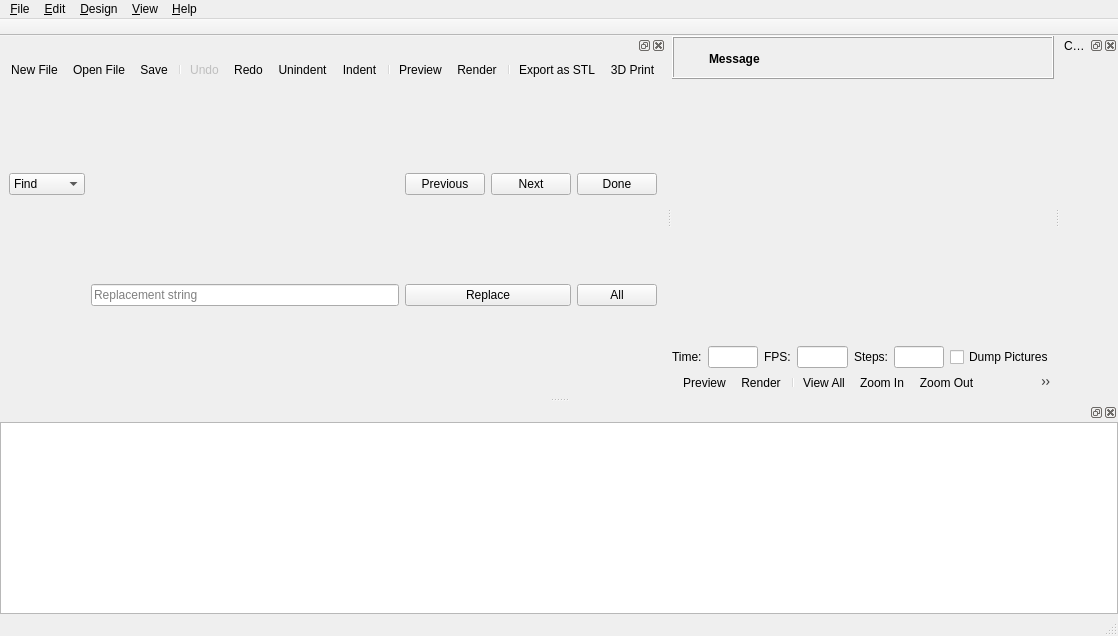
<?xml version="1.0" encoding="UTF-8"?>
<ui version="4.0">
 <class>MainWindow</class>
 <widget class="QMainWindow" name="MainWindow">
  <property name="geometry">
   <rect>
    <x>0</x>
    <y>0</y>
    <width>1118</width>
    <height>636</height>
   </rect>
  </property>
  <widget class="QWidget" name="centralwidget">
   <layout class="QVBoxLayout" name="verticalLayout_2">
    <property name="spacing">
     <number>0</number>
    </property>
    <property name="leftMargin">
     <number>0</number>
    </property>
    <property name="topMargin">
     <number>0</number>
    </property>
    <property name="rightMargin">
     <number>0</number>
    </property>
    <property name="bottomMargin">
     <number>0</number>
    </property>
    <item>
     <widget class="QWidget" name="mainWidget" native="true">
      <property name="sizePolicy">
       <sizepolicy hsizetype="Expanding" vsizetype="Expanding">
        <horstretch>0</horstretch>
        <verstretch>0</verstretch>
       </sizepolicy>
      </property>
      <layout class="QVBoxLayout" name="verticalLayout_3">
       <property name="spacing">
        <number>0</number>
       </property>
       <property name="leftMargin">
        <number>0</number>
       </property>
       <property name="topMargin">
        <number>0</number>
       </property>
       <property name="rightMargin">
        <number>0</number>
       </property>
       <property name="bottomMargin">
        <number>0</number>
       </property>
       <item>
        <widget class="QFrame" name="frameCompileResult">
         <property name="frameShape">
          <enum>QFrame::Box</enum>
         </property>
         <property name="frameShadow">
          <enum>QFrame::Raised</enum>
         </property>
         <layout class="QGridLayout" name="gridLayoutCompileResult">
          <property name="leftMargin">
           <number>6</number>
          </property>
          <property name="topMargin">
           <number>6</number>
          </property>
          <property name="rightMargin">
           <number>6</number>
          </property>
          <property name="bottomMargin">
           <number>4</number>
          </property>
          <property name="horizontalSpacing">
           <number>4</number>
          </property>
          <item row="0" column="1">
           <widget class="QLabel" name="labelCompileResultMessage">
            <property name="sizePolicy">
             <sizepolicy hsizetype="Preferred" vsizetype="Preferred">
              <horstretch>1</horstretch>
              <verstretch>0</verstretch>
             </sizepolicy>
            </property>
            <property name="font">
             <font>
              <weight>75</weight>
              <bold>true</bold>
             </font>
            </property>
            <property name="text">
             <string>Message</string>
            </property>
            <property name="wordWrap">
             <bool>true</bool>
            </property>
           </widget>
          </item>
          <item row="0" column="2">
           <widget class="QToolButton" name="toolButtonCompileResultClose">
            <property name="styleSheet">
             <string notr="true"/>
            </property>
            <property name="text">
             <string/>
            </property>
            <property name="icon">
             <iconset resource="../openscad.qrc">
              <normaloff>:/icons/close.png</normaloff>:/icons/close.png</iconset>
            </property>
            <property name="iconSize">
             <size>
              <width>22</width>
              <height>22</height>
             </size>
            </property>
            <property name="toolButtonStyle">
             <enum>Qt::ToolButtonIconOnly</enum>
            </property>
            <property name="autoRaise">
             <bool>true</bool>
            </property>
           </widget>
          </item>
          <item row="0" column="0">
           <widget class="QToolButton" name="toolButtonCompileResultIcon">
            <property name="styleSheet">
             <string notr="true">QToolButton { border: none; }</string>
            </property>
            <property name="text">
             <string/>
            </property>
            <property name="icon">
             <iconset resource="../openscad.qrc">
              <normaloff>:/icons/information-icons-error.png</normaloff>:/icons/information-icons-error.png</iconset>
            </property>
            <property name="iconSize">
             <size>
              <width>22</width>
              <height>22</height>
             </size>
            </property>
            <property name="autoRaise">
             <bool>false</bool>
            </property>
           </widget>
          </item>
         </layout>
        </widget>
       </item>
       <item>
        <widget class="QGLView" name="qglview" native="true">
         <property name="sizePolicy">
          <sizepolicy hsizetype="Expanding" vsizetype="Expanding">
           <horstretch>0</horstretch>
           <verstretch>0</verstretch>
          </sizepolicy>
         </property>
         <property name="minimumSize">
          <size>
           <width>200</width>
           <height>100</height>
          </size>
         </property>
         <property name="focusPolicy">
           <enum>Qt::ClickFocus</enum>
         </property>
        </widget>
       </item>
       <item>
        <widget class="QFrame" name="animate_panel">
         <property name="enabled">
          <bool>true</bool>
         </property>
         <property name="frameShape">
          <enum>QFrame::NoFrame</enum>
         </property>
         <property name="frameShadow">
          <enum>QFrame::Raised</enum>
         </property>
         <property name="lineWidth">
          <number>0</number>
         </property>
         <layout class="QHBoxLayout" name="horizontalLayoutAnimate">
          <property name="leftMargin">
           <number>0</number>
          </property>
          <property name="topMargin">
           <number>0</number>
          </property>
          <property name="rightMargin">
           <number>0</number>
          </property>
          <property name="bottomMargin">
           <number>0</number>
          </property>
          <item>
           <widget class="QLabel" name="label_time">
            <property name="text">
             <string>Time:</string>
            </property>
           </widget>
          </item>
          <item>
           <widget class="QLineEdit" name="e_tval"/>
          </item>
          <item>
           <widget class="QLabel" name="label_fps">
            <property name="text">
             <string>FPS:</string>
            </property>
           </widget>
          </item>
          <item>
           <widget class="QLineEdit" name="e_fps"/>
          </item>
          <item>
           <widget class="QLabel" name="label_steps">
            <property name="text">
             <string>Steps:</string>
            </property>
           </widget>
          </item>
          <item>
           <widget class="QLineEdit" name="e_fsteps"/>
          </item>
          <item>
           <widget class="QCheckBox" name="e_dump">
            <property name="text">
             <string>Dump Pictures</string>
            </property>
           </widget>
          </item>
         </layout>
        </widget>
       </item>
       <item>
        <widget class="QToolBar" name="viewerToolBar">
         <addaction name="designActionPreview"/>
         <addaction name="designActionRender"/>
         <addaction name="separator"/>
         <addaction name="viewActionViewAll"/>
         <addaction name="viewActionZoomIn"/>
         <addaction name="viewActionZoomOut"/>
         <addaction name="viewActionResetView"/>
         <addaction name="separator"/>
         <addaction name="viewActionRight"/>
         <addaction name="viewActionTop"/>
         <addaction name="viewActionBottom"/>
         <addaction name="viewActionLeft"/>
         <addaction name="viewActionFront"/>
         <addaction name="viewActionBack"/>
         <addaction name="separator"/>
         <addaction name="viewActionPerspective"/>
         <addaction name="viewActionOrthogonal"/>
         <addaction name="separator"/>
         <addaction name="viewActionShowAxes"/>
         <addaction name="viewActionShowScaleProportional"/>
         <addaction name="viewActionShowEdges"/>
        </widget>
       </item>
      </layout>
      <zorder>animate_panel</zorder>
      <zorder>qglview</zorder>
      <zorder>viewerToolBar</zorder>
      <zorder>frameCompileResult</zorder>
     </widget>
    </item>
   </layout>
  </widget>
  <widget class="QMenuBar" name="menubar">
   <property name="geometry">
    <rect>
     <x>0</x>
     <y>0</y>
     <width>1118</width>
     <height>22</height>
    </rect>
   </property>
   <widget class="QMenu" name="menu_File">
    <property name="title">
     <string>&amp;File</string>
    </property>
    <widget class="QMenu" name="menuOpenRecent">
     <property name="title">
      <string>Recen&amp;t Files</string>
     </property>
    </widget>
    <widget class="QMenu" name="menuExamples">
     <property name="title">
      <string>&amp;Examples</string>
     </property>
    </widget>
    <widget class="QMenu" name="menuExport">
     <property name="title">
      <string>E&amp;xport</string>
     </property>
     <addaction name="fileActionExportSTL"/>
     <addaction name="fileActionExportOFF"/>
     <addaction name="fileActionExportAMF"/>
     <addaction name="fileActionExport3MF"/>
     <addaction name="fileActionExportDXF"/>
     <addaction name="fileActionExportSVG"/>
     <addaction name="fileActionExportCSG"/>
     <addaction name="separator"/>
     <addaction name="fileActionExportImage"/>
    </widget>
    <addaction name="fileActionNew"/>
    <addaction name="fileActionOpen"/>
    <addaction name="menuOpenRecent"/>
    <addaction name="menuExamples"/>
    <addaction name="fileActionReload"/>
    <addaction name="separator"/>
    <addaction name="fileActionNewWindow"/>
    <addaction name="fileActionOpenWindow"/>
    <addaction name="fileActionClose"/>
    <addaction name="separator"/>
    <addaction name="fileActionSave"/>
    <addaction name="fileActionSaveAs"/>
    <addaction name="fileActionSaveAll"/>
    <addaction name="separator"/>
    <addaction name="menuExport"/>
    <addaction name="separator"/>
    <addaction name="fileShowLibraryFolder"/>
    <addaction name="separator"/>
    <addaction name="fileActionQuit"/>
   </widget>
   <widget class="QMenu" name="menu_Edit">
    <property name="title">
     <string>&amp;Edit</string>
    </property>
    <addaction name="editActionUndo"/>
    <addaction name="editActionRedo"/>
    <addaction name="separator"/>
    <addaction name="editActionCut"/>
    <addaction name="editActionCopy"/>
    <addaction name="editActionPaste"/>
    <addaction name="separator"/>
    <addaction name="editActionIndent"/>
    <addaction name="editActionUnindent"/>
    <addaction name="editActionComment"/>
    <addaction name="editActionUncomment"/>
    <addaction name="editActionConvertTabsToSpaces"/>
    <addaction name="editActionToggleBookmark"/>
    <addaction name="editActionNextBookmark"/>
    <addaction name="editActionPrevBookmark"/>
    <addaction name="separator"/>
    <addaction name="editActionNextTab"/>
    <addaction name="editActionPrevTab"/>
    <addaction name="separator"/>
    <addaction name="editActionCopyViewport"/>
    <addaction name="editActionCopyVPT"/>
    <addaction name="editActionCopyVPR"/>
    <addaction name="editActionCopyVPD"/>
    <addaction name="separator"/>
    <addaction name="editActionFind"/>
    <addaction name="editActionFindAndReplace"/>
    <addaction name="editActionFindNext"/>
    <addaction name="editActionFindPrevious"/>
    <addaction name="editActionUseSelectionForFind"/>
    <addaction name="separator"/>
    <addaction name="editActionJumpToNextError"/>
    <addaction name="separator"/>
    <addaction name="editActionZoomTextIn"/>
    <addaction name="editActionZoomTextOut"/>
    <addaction name="editActionPreferences"/>
   </widget>
   <widget class="QMenu" name="menu_Design">
    <property name="title">
     <string>&amp;Design</string>
    </property>
    <addaction name="designActionAutoReload"/>
    <addaction name="designActionReloadAndPreview"/>
    <addaction name="designActionPreview"/>
    <addaction name="designActionRender"/>
    <addaction name="designAction3DPrint"/>
    <addaction name="separator"/>
    <addaction name="designCheckValidity"/>
    <addaction name="designActionDisplayAST"/>
    <addaction name="designActionDisplayCSGTree"/>
    <addaction name="designActionDisplayCSGProducts"/>
    <addaction name="separator"/>
    <addaction name="designActionFlushCaches"/>
   </widget>
   <widget class="QMenu" name="menu_View">
    <property name="title">
     <string>&amp;View</string>
    </property>
    <addaction name="viewActionPreview"/>
    <addaction name="viewActionSurfaces"/>
    <addaction name="viewActionWireframe"/>
    <addaction name="viewActionThrownTogether"/>
    <addaction name="separator"/>
    <addaction name="viewActionShowEdges"/>
    <addaction name="viewActionShowAxes"/>
    <addaction name="viewActionShowScaleProportional"/>
    <addaction name="viewActionShowCrosshairs"/>
    <addaction name="viewActionAnimate"/>
    <addaction name="separator"/>
    <addaction name="viewActionTop"/>
    <addaction name="viewActionBottom"/>
    <addaction name="viewActionLeft"/>
    <addaction name="viewActionRight"/>
    <addaction name="viewActionFront"/>
    <addaction name="viewActionBack"/>
    <addaction name="viewActionDiagonal"/>
    <addaction name="viewActionCenter"/>
    <addaction name="viewActionViewAll"/>
    <addaction name="viewActionResetView"/>
    <addaction name="separator"/>
    <addaction name="viewActionZoomIn"/>
    <addaction name="viewActionZoomOut"/>
    <addaction name="separator"/>
    <addaction name="viewActionPerspective"/>
    <addaction name="viewActionOrthogonal"/>
    <addaction name="separator"/>
    <addaction name="viewActionHideEditorToolBar"/>
    <addaction name="viewActionHide3DViewToolBar"/>
    <addaction name="viewActionHideEditor"/>
    <addaction name="viewActionHideConsole"/>
    <addaction name="viewActionHideParameters"/>
   </widget>
   <widget class="QMenu" name="menuHelp">
    <property name="title">
     <string>&amp;Help</string>
    </property>
    <addaction name="helpActionAbout"/>
    <addaction name="helpActionHomepage"/>
    <addaction name="helpActionManual"/>
    <addaction name="helpActionCheatSheet"/>
    <addaction name="helpActionLibraryInfo"/>
    <addaction name="helpActionFontInfo"/>
   </widget>
   <addaction name="menu_File"/>
   <addaction name="menu_Edit"/>
   <addaction name="menu_Design"/>
   <addaction name="menu_View"/>
   <addaction name="menuHelp"/>
  </widget>
  <widget class="QToolBar" name="tabToolBar">
    <property name="windowTitle">
    <string>Tabs</string>
   </property>
   <property name="movable">
    <bool>false</bool>
   </property>
   <property name="floatable">
    <bool>false</bool>
   </property>
   <attribute name="toolBarArea">
    <enum>TopToolBarArea</enum>
   </attribute>
   <attribute name="toolBarBreak">
    <bool>false</bool>
   </attribute>
   <widget class="QWidget" name="tabToolBarContents">
    <property name="sizePolicy">
     <sizepolicy hsizetype="Expanding" vsizetype="Expanding">
      <horstretch>0</horstretch>
      <verstretch>0</verstretch>
     </sizepolicy>
    </property>
    <layout class="QVBoxLayout" name="verticalLayout_1">
     <property name="spacing">
      <number>0</number>
     </property>
     <property name="leftMargin">
      <number>0</number>
     </property>
     <property name="topMargin">
      <number>0</number>
     </property>
     <property name="rightMargin">
      <number>0</number>
     </property>
     <property name="bottomMargin">
      <number>0</number>
     </property>
   </layout>
   </widget>
  </widget>
  <widget class="QStatusBar" name="statusbar">
   <property name="maximumSize">
    <size>
     <width>16777215</width>
     <height>23</height>
    </size>
   </property>
  </widget>
  <widget class="Dock" name="editorDock">
   <attribute name="dockWidgetArea">
    <number>1</number>
   </attribute>
   <widget class="QWidget" name="editorDockContents">
    <layout class="QVBoxLayout" name="verticalLayout">
     <property name="spacing">
      <number>0</number>
     </property>
     <property name="leftMargin">
      <number>0</number>
     </property>
     <property name="topMargin">
      <number>0</number>
     </property>
     <property name="rightMargin">
      <number>0</number>
     </property>
     <property name="bottomMargin">
      <number>0</number>
     </property>
     <item>
      <widget class="QToolBar" name="editortoolbar">
       <addaction name="fileActionNew"/>
       <addaction name="fileActionOpen"/>
       <addaction name="fileActionSave"/>
       <addaction name="separator"/>
       <addaction name="editActionUndo"/>
       <addaction name="editActionRedo"/>
       <addaction name="editActionUnindent"/>
       <addaction name="editActionIndent"/>
       <addaction name="separator"/>
       <addaction name="designActionPreview"/>
       <addaction name="designActionRender"/>
       <addaction name="separator"/>
       <addaction name="fileActionExportSTL"/>
       <addaction name="designAction3DPrint"/>
      </widget>
     </item>
     <item>
      <widget class="QFrame" name="find_panel">
       <property name="enabled">
        <bool>true</bool>
       </property>
       <property name="sizePolicy">
        <sizepolicy hsizetype="Preferred" vsizetype="Minimum">
         <horstretch>0</horstretch>
         <verstretch>0</verstretch>
        </sizepolicy>
       </property>
       <property name="frameShape">
        <enum>QFrame::NoFrame</enum>
       </property>
       <property name="frameShadow">
        <enum>QFrame::Raised</enum>
       </property>
       <property name="lineWidth">
        <number>0</number>
       </property>
       <layout class="QGridLayout" name="gridLayout">
        <property name="topMargin">
         <number>0</number>
        </property>
        <property name="bottomMargin">
         <number>0</number>
        </property>
        <property name="verticalSpacing">
         <number>0</number>
        </property>
        <item row="0" column="0">
         <widget class="QComboBox" name="findTypeComboBox">
          <item>
           <property name="text">
            <string>Find</string>
           </property>
          </item>
          <item>
           <property name="text">
            <string>Replace</string>
           </property>
          </item>
         </widget>
        </item>
        <item row="0" column="1">
         <widget class="QWordSearchField" name="findInputField">
          <property name="placeholderText" stdset="0">
           <string>Search string</string>
          </property>
         </widget>
        </item>
        <item row="0" column="2">
         <widget class="QPushButton" name="findPrevButton">
          <property name="text">
           <string>Previous</string>
          </property>
         </widget>
        </item>
        <item row="0" column="3">
         <widget class="QPushButton" name="findNextButton">
          <property name="text">
           <string>Next</string>
          </property>
         </widget>
        </item>
        <item row="0" column="4">
         <widget class="QPushButton" name="cancelButton">
          <property name="text">
           <string>Done</string>
          </property>
         </widget>
        </item>
        <item row="1" column="1">
         <widget class="QLineEdit" name="replaceInputField">
          <property name="placeholderText">
           <string>Replacement string</string>
          </property>
         </widget>
        </item>
        <item row="1" column="2" colspan="2">
         <widget class="QPushButton" name="replaceButton">
          <property name="text">
           <string>Replace</string>
          </property>
         </widget>
        </item>
        <item row="1" column="4">
         <widget class="QPushButton" name="replaceAllButton">
          <property name="text">
           <string>All</string>
          </property>
         </widget>
        </item>
       </layout>
      </widget>
     </item>
    </layout>
   </widget>
   <addaction name="editActionRedo_2"/>
  </widget>
  <widget class="Dock" name="consoleDock">
   <attribute name="dockWidgetArea">
    <number>8</number>
   </attribute>
   <widget class="QWidget" name="consoleDockContents">
    <layout class="QVBoxLayout" name="verticalLayout_5">
     <property name="leftMargin">
      <number>0</number>
     </property>
     <property name="topMargin">
      <number>0</number>
     </property>
     <property name="rightMargin">
      <number>0</number>
     </property>
     <property name="bottomMargin">
      <number>0</number>
     </property>
     <item>
      <widget class="Console" name="console">
       <property name="minimumSize">
        <size>
         <width>10</width>
         <height>10</height>
        </size>
       </property>
       <property name="focusPolicy">
        <enum>Qt::ClickFocus</enum>
       </property>
       <property name="readOnly">
        <bool>true</bool>
       </property>
      </widget>
     </item>
    </layout>
   </widget>
  </widget>
  <widget class="Dock" name="parameterDock">
   <property name="windowTitle">
    <string>Customizer Widget</string>
   </property>
   <attribute name="dockWidgetArea">
    <number>2</number>
   </attribute>
   <widget class="QWidget" name="dockWidgetContents">
    <layout class="QGridLayout" name="gridLayoutParameterWidget">
     <property name="leftMargin">
      <number>0</number>
     </property>
     <property name="topMargin">
      <number>0</number>
     </property>
     <property name="rightMargin">
      <number>0</number>
     </property>
     <property name="bottomMargin">
      <number>0</number>
     </property>
     <property name="spacing">
      <number>0</number>
     </property>
     <item row="0" column="0">
      <widget class="ParameterWidget" name="parameterWidget" native="true"/>
     </item>
    </layout>
   </widget>
  </widget>
  <action name="fileActionNew">
   <property name="icon">
    <iconset resource="../openscad.qrc">
     <normaloff>:/images/blackNew.png</normaloff>:/images/blackNew.png</iconset>
   </property>
   <property name="text">
    <string>&amp;New File</string>
   </property>
   <property name="shortcut">
    <string>Ctrl+N</string>
   </property>
  </action>
  <action name="fileActionNewWindow">
   <property name="text">
    <string>New Window</string>
   </property>
  </action>
  <action name="fileActionOpen">
   <property name="icon">
    <iconset resource="../openscad.qrc">
     <normaloff>:/images/Open-32.png</normaloff>:/images/Open-32.png</iconset>
   </property>
   <property name="text">
    <string>&amp;Open File</string>
   </property>
   <property name="shortcut">
    <string>Ctrl+O</string>
   </property>
  </action>
  <action name="fileActionOpenWindow">
   <property name="text">
    <string>Open in New Window</string>
   </property>
  </action>
  <action name="fileActionSave">
   <property name="icon">
    <iconset resource="../openscad.qrc">
     <normaloff>:/images/Save-32.png</normaloff>:/images/Save-32.png</iconset>
   </property>
   <property name="text">
    <string>&amp;Save</string>
   </property>
   <property name="shortcut">
    <string>Ctrl+S</string>
   </property>
  </action>
  <action name="fileActionSaveAs">
   <property name="text">
    <string>Save &amp;As...</string>
   </property>
   <property name="shortcut">
    <string>Ctrl+Shift+S</string>
   </property>
  </action>
  <action name="fileActionSaveAll">
   <property name="text">
    <string>Save All</string>
   </property>
  </action>
  <action name="fileActionReload">
   <property name="text">
    <string>&amp;Reload</string>
   </property>
   <property name="shortcut">
    <string>Ctrl+R</string>
   </property>
  </action>
  <action name="fileActionQuit">
   <property name="text">
    <string>&amp;Quit</string>
   </property>
   <property name="shortcut">
    <string>Ctrl+Q</string>
   </property>
   <property name="menuRole">
    <enum>QAction::QuitRole</enum>
   </property>
  </action>
  <action name="editActionUndo">
   <property name="enabled">
    <bool>false</bool>
   </property>
   <property name="icon">
    <iconset resource="../openscad.qrc">
     <normaloff>:/images/Command-Undo-32.png</normaloff>:/images/Command-Undo-32.png</iconset>
   </property>
   <property name="text">
    <string>&amp;Undo</string>
   </property>
   <property name="shortcut">
    <string>Ctrl+Z</string>
   </property>
   <property name="shortcutContext">
    <enum>Qt::WidgetWithChildrenShortcut</enum>
   </property>
  </action>
  <action name="editActionRedo">
   <property name="icon">
    <iconset resource="../openscad.qrc">
     <normaloff>:/images/Command-Redo-32.png</normaloff>:/images/Command-Redo-32.png</iconset>
   </property>
   <property name="text">
    <string>&amp;Redo</string>
   </property>
   <property name="shortcut">
    <string>Ctrl+Shift+Z</string>
   </property>
   <property name="shortcutContext">
    <enum>Qt::WidgetWithChildrenShortcut</enum>
   </property>
  </action>
  <action name="editActionRedo_2">
   <property name="shortcut">
    <string>Ctrl+Y</string>
   </property>
   <property name="shortcutContext">
    <enum>Qt::WidgetWithChildrenShortcut</enum>
   </property>
  </action>
  <action name="editActionCut">
   <property name="text">
    <string>Cu&amp;t</string>
   </property>
   <property name="shortcut">
    <string>Ctrl+X</string>
   </property>
   <property name="shortcutContext">
    <enum>Qt::WidgetWithChildrenShortcut</enum>
   </property>
  </action>
  <action name="editActionCopy">
   <property name="text">
    <string>&amp;Copy</string>
   </property>
   <property name="shortcut">
    <string>Ctrl+C</string>
   </property>
   <property name="shortcutContext">
    <enum>Qt::WidgetWithChildrenShortcut</enum>
   </property>
  </action>
  <action name="editActionPaste">
   <property name="text">
    <string>&amp;Paste</string>
   </property>
   <property name="shortcut">
    <string>Ctrl+V</string>
   </property>
   <property name="shortcutContext">
    <enum>Qt::WidgetWithChildrenShortcut</enum>
   </property>
  </action>
  <action name="editActionIndent">
   <property name="icon">
    <iconset resource="../openscad.qrc">
     <normaloff>:/images/Increase-Indent-32.png</normaloff>:/images/Increase-Indent-32.png</iconset>
   </property>
   <property name="text">
    <string>&amp;Indent</string>
   </property>
   <property name="shortcut">
    <string>Ctrl+I</string>
   </property>
  </action>
  <action name="editActionComment">
   <property name="text">
    <string>C&amp;omment</string>
   </property>
   <property name="shortcut">
    <string>Ctrl+D</string>
   </property>
  </action>
  <action name="editActionUncomment">
   <property name="text">
    <string>Unco&amp;mment</string>
   </property>
   <property name="shortcut">
    <string>Ctrl+Shift+D</string>
   </property>
  </action>
  <action name="editActionNextTab">
   <property name="text">
    <string>Show Next Tab</string>
   </property>
   <property name="shortcut">
    <string>Ctrl+Tab</string>
   </property>
  </action>
  <action name="editActionPrevTab">
   <property name="text">
    <string>Show Previous Tab</string>
   </property>
   <property name="shortcut">
    <string>Ctrl+Shift+Tab</string>
   </property>
  </action>
  <action name="editActionCopyViewport">
   <property name="text">
    <string>Copy viewport ima&amp;ge</string>
   </property>
   <property name="shortcut">
    <string>Ctrl+Shift+C</string>
   </property>
  </action>
  <action name="editActionCopyVPT">
   <property name="text">
    <string>Copy viewport transl&amp;ation</string>
   </property>
   <property name="shortcut">
    <string>Ctrl+T</string>
   </property>
  </action>
  <action name="editActionCopyVPR">
   <property name="text">
    <string>Cop&amp;y viewport rotation</string>
   </property>
  </action>
  <action name="editActionCopyVPD">
   <property name="text">
    <string>Copy vie&amp;wport distance</string>
   </property>
  </action>
  <action name="editActionZoomTextIn">
   <property name="text">
    <string>Increase Font &amp;Size</string>
   </property>
   <property name="shortcut">
    <string>Ctrl++</string>
   </property>
  </action>
  <action name="editActionZoomTextOut">
   <property name="text">
    <string>Decrease Font Si&amp;ze</string>
   </property>
   <property name="shortcut">
    <string>Ctrl+-</string>
   </property>
  </action>
  <action name="viewActionHideEditor">
   <property name="checkable">
    <bool>true</bool>
   </property>
   <property name="text">
    <string>H&amp;ide editor</string>
   </property>
  </action>
  <action name="designActionReloadAndPreview">
   <property name="text">
    <string>&amp;Reload and Preview</string>
   </property>
   <property name="shortcut">
    <string>F4</string>
   </property>
  </action>
  <action name="designActionPreview">
   <property name="icon">
    <iconset resource="../openscad.qrc">
     <normaloff>:/images/preview-32.png</normaloff>:/images/preview-32.png</iconset>
   </property>
   <property name="text">
    <string>&amp;Preview</string>
   </property>
   <property name="shortcut">
    <string>F5</string>
   </property>
  </action>
  <action name="designActionRender">
   <property name="icon">
    <iconset resource="../openscad.qrc">
     <normaloff>:/images/render-32.png</normaloff>:/images/render-32.png</iconset>
   </property>
   <property name="text">
    <string>R&amp;ender</string>
   </property>
   <property name="shortcut">
    <string>F6</string>
   </property>
  </action>
  <action name="designAction3DPrint">
   <property name="icon">
    <iconset resource="../openscad.qrc">
     <normaloff>:/images/3dprint-32.png</normaloff>:/images/3dprint-32.png</iconset>
   </property>
   <property name="text">
    <string>&amp;3D Print</string>
   </property>
   <property name="shortcut">
    <string>F8</string>
   </property>
  </action>
  <action name="designCheckValidity">
   <property name="text">
    <string>&amp;Check Validity</string>
   </property>
  </action>
  <action name="designActionDisplayAST">
   <property name="text">
    <string>Display A&amp;ST...</string>
   </property>
  </action>
  <action name="designActionDisplayCSGTree">
   <property name="text">
    <string>Display CSG &amp;Tree...</string>
   </property>
  </action>
  <action name="designActionDisplayCSGProducts">
   <property name="text">
    <string>Display CSG Pr&amp;oducts...</string>
   </property>
  </action>
  <action name="fileActionExportSTL">
   <property name="icon">
    <iconset resource="../openscad.qrc">
     <normaloff>:/images/STL.png</normaloff>:/images/STL.png</iconset>
   </property>
   <property name="text">
    <string>Export as &amp;STL...</string>
   </property>
   <property name="shortcut">
    <string>F7</string>
   </property>
  </action>
  <action name="fileActionExportOFF">
   <property name="icon">
    <iconset resource="../openscad.qrc">
     <normaloff>:/images/OFF.png</normaloff>:/images/OFF.png</iconset>
   </property>
   <property name="text">
    <string>Export as &amp;OFF...</string>
   </property>
  </action>
  <action name="viewActionPreview">
   <property name="checkable">
    <bool>true</bool>
   </property>
   <property name="text">
    <string>Preview</string>
   </property>
   <property name="shortcut">
    <string>F9</string>
   </property>
  </action>
  <action name="viewActionSurfaces">
   <property name="checkable">
    <bool>true</bool>
   </property>
   <property name="text">
    <string>Surfaces</string>
   </property>
   <property name="shortcut">
    <string>F10</string>
   </property>
  </action>
  <action name="viewActionWireframe">
   <property name="checkable">
    <bool>true</bool>
   </property>
   <property name="text">
    <string>Wireframe</string>
   </property>
   <property name="shortcut">
    <string>F11</string>
   </property>
  </action>
  <action name="viewActionThrownTogether">
   <property name="checkable">
    <bool>true</bool>
   </property>
   <property name="text">
    <string>Thrown Together</string>
   </property>
   <property name="shortcut">
    <string>F12</string>
   </property>
  </action>
  <action name="viewActionShowEdges">
   <property name="checkable">
    <bool>true</bool>
   </property>
   <property name="icon">
    <iconset resource="../openscad.qrc">
     <normaloff>:/images/Rotation-32.png</normaloff>:/images/Rotation-32.png</iconset>
   </property>
   <property name="text">
    <string>Show Edges</string>
   </property>
   <property name="shortcut">
    <string>Ctrl+1</string>
   </property>
  </action>
  <action name="viewActionShowAxes">
   <property name="checkable">
    <bool>true</bool>
   </property>
   <property name="icon">
    <iconset resource="../openscad.qrc">
     <normaloff>:/images/blackaxes.png</normaloff>:/images/blackaxes.png</iconset>
   </property>
   <property name="text">
    <string>Show Axes</string>
   </property>
   <property name="shortcut">
    <string>Ctrl+2</string>
   </property>
  </action>
  <action name="viewActionShowCrosshairs">
   <property name="checkable">
    <bool>true</bool>
   </property>
   <property name="icon">
    <iconset resource="../openscad.qrc">
     <normaloff>:/images/cross.png</normaloff>:/images/cross.png</iconset>
   </property>
   <property name="text">
    <string>Show Crosshairs</string>
   </property>
   <property name="shortcut">
    <string>Ctrl+3</string>
   </property>
  </action>
  <action name="viewActionShowScaleProportional">
   <property name="checkable">
    <bool>true</bool>
   </property>
   <property name="icon">
    <iconset resource="../openscad.qrc">
     <normaloff>:/images/scalemarkers.png</normaloff>:/images/scalemarkers.png</iconset>
   </property>
   <property name="text">
    <string>Show Scale Markers</string>
   </property>
  </action>
  <action name="viewActionAnimate">
   <property name="checkable">
    <bool>true</bool>
   </property>
   <property name="text">
    <string>Animate</string>
   </property>
  </action>
  <action name="viewActionTop">
   <property name="icon">
    <iconset resource="../openscad.qrc">
     <normaloff>:/images/blackUp.png</normaloff>:/images/blackUp.png</iconset>
   </property>
   <property name="text">
    <string>&amp;Top</string>
   </property>
   <property name="shortcut">
    <string>Ctrl+4</string>
   </property>
  </action>
  <action name="viewActionBottom">
   <property name="icon">
    <iconset resource="../openscad.qrc">
     <normaloff>:/images/blackbottom.png</normaloff>:/images/blackbottom.png</iconset>
   </property>
   <property name="text">
    <string>&amp;Bottom</string>
   </property>
   <property name="shortcut">
    <string>Ctrl+5</string>
   </property>
  </action>
  <action name="viewActionLeft">
   <property name="icon">
    <iconset resource="../openscad.qrc">
     <normaloff>:/images/blackleft.png</normaloff>:/images/blackleft.png</iconset>
   </property>
   <property name="text">
    <string>&amp;Left</string>
   </property>
   <property name="shortcut">
    <string>Ctrl+6</string>
   </property>
  </action>
  <action name="viewActionRight">
   <property name="icon">
    <iconset resource="../openscad.qrc">
     <normaloff>:/images/rightright.png</normaloff>:/images/rightright.png</iconset>
   </property>
   <property name="text">
    <string>&amp;Right</string>
   </property>
   <property name="shortcut">
    <string>Ctrl+7</string>
   </property>
  </action>
  <action name="viewActionFront">
   <property name="icon">
    <iconset resource="../openscad.qrc">
     <normaloff>:/images/blackfront.png</normaloff>:/images/blackfront.png</iconset>
   </property>
   <property name="text">
    <string>&amp;Front</string>
   </property>
   <property name="shortcut">
    <string>Ctrl+8</string>
   </property>
  </action>
  <action name="viewActionBack">
   <property name="icon">
    <iconset resource="../openscad.qrc">
     <normaloff>:/images/blackback.png</normaloff>:/images/blackback.png</iconset>
   </property>
   <property name="text">
    <string>Bac&amp;k</string>
   </property>
   <property name="shortcut">
    <string>Ctrl+9</string>
   </property>
  </action>
  <action name="viewActionDiagonal">
   <property name="text">
    <string>&amp;Diagonal</string>
   </property>
   <property name="shortcut">
    <string>Ctrl+0</string>
   </property>
  </action>
  <action name="viewActionCenter">
   <property name="text">
    <string>Ce&amp;nter</string>
   </property>
  </action>
  <action name="viewActionPerspective">
   <property name="checkable">
    <bool>true</bool>
   </property>
   <property name="icon">
    <iconset resource="../openscad.qrc">
     <normaloff>:/images/perspective1.png</normaloff>:/images/perspective1.png</iconset>
   </property>
   <property name="text">
    <string>&amp;Perspective</string>
   </property>
  </action>
  <action name="viewActionOrthogonal">
   <property name="checkable">
    <bool>true</bool>
   </property>
   <property name="icon">
    <iconset resource="../openscad.qrc">
     <normaloff>:/images/orthogonal.png</normaloff>:/images/orthogonal.png</iconset>
   </property>
   <property name="text">
    <string>&amp;Orthogonal</string>
   </property>
  </action>
  <action name="viewActionHideConsole">
   <property name="checkable">
    <bool>true</bool>
   </property>
   <property name="text">
    <string>H&amp;ide console</string>
   </property>
  </action>
  <action name="helpActionAbout">
   <property name="enabled">
    <bool>true</bool>
   </property>
   <property name="text">
    <string>&amp;About</string>
   </property>
   <property name="menuRole">
    <enum>QAction::AboutRole</enum>
   </property>
  </action>
  <action name="helpActionManual">
   <property name="text">
    <string>&amp;Documentation</string>
   </property>
  </action>
  <action name="fileActionClearRecent">
   <property name="text">
    <string>Clear Recent</string>
   </property>
  </action>
  <action name="fileActionExportDXF">
   <property name="icon">
    <iconset resource="../openscad.qrc">
     <normaloff>:/images/DXF.png</normaloff>:/images/DXF.png</iconset>
   </property>
   <property name="text">
    <string>Export as &amp;DXF...</string>
   </property>
  </action>
  <action name="fileActionClose">
   <property name="text">
    <string>&amp;Close</string>
   </property>
   <property name="shortcut">
    <string>Ctrl+W</string>
   </property>
  </action>
  <action name="editActionPreferences">
   <property name="text">
    <string>&amp;Preferences</string>
   </property>
   <property name="menuRole">
    <enum>QAction::PreferencesRole</enum>
   </property>
  </action>
  <action name="editActionFind">
   <property name="text">
    <string>&amp;Find...</string>
   </property>
   <property name="shortcut">
    <string>Ctrl+F</string>
   </property>
  </action>
  <action name="editActionFindAndReplace">
   <property name="text">
    <string>Fin&amp;d and Replace...</string>
   </property>
   <property name="shortcut">
    <string>Ctrl+Alt+F</string>
   </property>
  </action>
  <action name="editActionFindNext">
   <property name="text">
    <string>Find Ne&amp;xt</string>
   </property>
   <property name="shortcut">
    <string>Ctrl+G</string>
   </property>
  </action>
  <action name="editActionFindPrevious">
   <property name="text">
    <string>Find Pre&amp;vious</string>
   </property>
   <property name="shortcut">
    <string>Ctrl+Shift+G</string>
   </property>
  </action>
  <action name="editActionUseSelectionForFind">
   <property name="text">
    <string>Use Se&amp;lection for Find</string>
   </property>
   <property name="shortcut">
    <string>Ctrl+E</string>
   </property>
  </action>
  <action name="editActionJumpToNextError">
   <property name="text">
    <string>Jump to next error</string>
   </property>
   <property name="shortcut">
    <string>Ctrl+Alt+E</string>
   </property>
  </action>
  <action name="designActionFlushCaches">
   <property name="text">
    <string>&amp;Flush Caches</string>
   </property>
  </action>
  <action name="helpActionHomepage">
   <property name="text">
    <string>&amp;OpenSCAD Homepage</string>
   </property>
  </action>
  <action name="designActionAutoReload">
   <property name="checkable">
    <bool>true</bool>
   </property>
   <property name="text">
    <string>&amp;Automatic Reload and Preview</string>
   </property>
  </action>
  <action name="fileActionExportImage">
   <property name="icon">
    <iconset resource="../openscad.qrc">
     <normaloff>:/images/PNG.png</normaloff>:/images/PNG.png</iconset>
   </property>
   <property name="text">
    <string>Export as &amp;Image...</string>
   </property>
  </action>
  <action name="fileActionExportCSG">
   <property name="icon">
    <iconset resource="../openscad.qrc">
     <normaloff>:/images/CSG.png</normaloff>:/images/CSG.png</iconset>
   </property>
   <property name="text">
    <string>Export as &amp;CSG...</string>
   </property>
  </action>
  <action name="helpActionLibraryInfo">
   <property name="text">
    <string>&amp;Library info</string>
   </property>
  </action>
  <action name="fileShowLibraryFolder">
   <property name="text">
    <string>Show &amp;Library Folder...</string>
   </property>
  </action>
  <action name="viewActionResetView">
   <property name="icon">
    <iconset resource="../openscad.qrc">
     <normaloff>:/images/Command-Reset-32.png</normaloff>:/images/Command-Reset-32.png</iconset>
   </property>
   <property name="text">
    <string>Reset View</string>
   </property>
  </action>
  <action name="helpActionFontInfo">
   <property name="text">
    <string>&amp;Font List</string>
   </property>
  </action>
  <action name="fileActionExportSVG">
   <property name="icon">
    <iconset resource="../openscad.qrc">
     <normaloff>:/images/CSG.png</normaloff>:/images/CSG.png</iconset>
   </property>
   <property name="text">
    <string>Export as S&amp;VG...</string>
   </property>
  </action>
  <action name="fileActionExportAMF">
   <property name="icon">
    <iconset resource="../openscad.qrc">
     <normaloff>:/images/AMF.png</normaloff>:/images/AMF.png</iconset>
   </property>
   <property name="text">
    <string>Export as &amp;AMF...</string>
   </property>
  </action>
  <action name="fileActionExport3MF">
   <property name="icon">
    <iconset resource="../openscad.qrc">
     <normaloff>:/images/3MF.png</normaloff>:/images/3MF.png</iconset>
   </property>
   <property name="text">
    <string>Export as &amp;3MF...</string>
   </property>
  </action>
  <action name="viewActionZoomIn">
   <property name="icon">
    <iconset resource="../openscad.qrc">
     <normaloff>:/images/zoomin.png</normaloff>:/images/zoomin.png</iconset>
   </property>
   <property name="text">
    <string>Zoom In</string>
   </property>
   <property name="shortcut">
    <string>Ctrl+]</string>
   </property>
  </action>
  <action name="viewActionZoomOut">
   <property name="icon">
    <iconset resource="../openscad.qrc">
     <normaloff>:/images/zoomout.png</normaloff>:/images/zoomout.png</iconset>
   </property>
   <property name="text">
    <string>Zoom Out</string>
   </property>
   <property name="shortcut">
    <string>Ctrl+[</string>
   </property>
  </action>
  <action name="viewActionViewAll">
   <property name="icon">
    <iconset resource="../openscad.qrc">
     <normaloff>:/images/zoom-all.png</normaloff>:/images/zoom-all.png</iconset>
   </property>
   <property name="text">
    <string>View All</string>
   </property>
   <property name="shortcut">
    <string>Ctrl+Shift+V</string>
   </property>
  </action>
  <action name="editActionConvertTabsToSpaces">
   <property name="text">
    <string>Conv&amp;ert Tabs to Spaces</string>
   </property>
  </action>
  <action name="editActionToggleBookmark">
   <property name="text">
    <string>Toggle Bookmark</string>
   </property>
   <property name="shortcut">
    <string>Ctrl+F2</string>
   </property>
  </action>
  <action name="editActionNextBookmark">
   <property name="text">
    <string>Jump to next bookmark</string>
   </property>
   <property name="shortcut">
    <string>F2</string>
   </property>
  </action>
  <action name="editActionPrevBookmark">
   <property name="text">
    <string>Jump to previous bookmark</string>
   </property>
   <property name="shortcut">
    <string>Shift+F2</string>
   </property>
  </action>
  <action name="viewActionHideEditorToolBar">
   <property name="checkable">
    <bool>true</bool>
   </property>
   <property name="text">
    <string>Hide Editor toolbar</string>
   </property>
  </action>
  <action name="editActionUnindent">
   <property name="icon">
    <iconset resource="../openscad.qrc">
     <normaloff>:/images/Decrease-Indent-32.png</normaloff>:/images/Decrease-Indent-32.png</iconset>
   </property>
   <property name="text">
    <string>U&amp;nindent</string>
   </property>
   <property name="shortcut">
    <string>Ctrl+Shift+I</string>
   </property>
  </action>
  <action name="helpActionCheatSheet">
   <property name="text">
    <string>&amp;Cheat Sheet</string>
   </property>
  </action>
  <action name="viewActionHideParameters">
   <property name="checkable">
    <bool>true</bool>
   </property>
   <property name="checked">
    <bool>true</bool>
   </property>
   <property name="text">
    <string>Hide Customizer</string>
   </property>
  </action>
  <action name="viewActionHide3DViewToolBar">
   <property name="checkable">
    <bool>true</bool>
   </property>
   <property name="text">
    <string>Hide 3D view toolbar</string>
   </property>
  </action>
 </widget>
 <customwidgets>
  <customwidget>
   <class>QGLView</class>
   <extends>QWidget</extends>
   <header>QGLView.h</header>
   <container>1</container>
  </customwidget>
  <customwidget>
   <class>Dock</class>
   <extends>QDockWidget</extends>
   <header>Dock.h</header>
   <container>1</container>
  </customwidget>
  <customwidget>
   <class>ParameterWidget</class>
   <extends>QWidget</extends>
   <header>parameter/ParameterWidget.h</header>
   <container>1</container>
  </customwidget>
  <customwidget>
   <class>QWordSearchField</class>
   <extends>QFrame</extends>
   <header>QWordSearchField.h</header>
   <container>1</container>
  </customwidget>
  <customwidget>
   <class>Console</class>
   <extends>QPlainTextEdit</extends>
   <header>Console.h</header>
  </customwidget>
 </customwidgets>
 <resources>
  <include location="../openscad.qrc"/>
 </resources>
 <connections/>
</ui>
